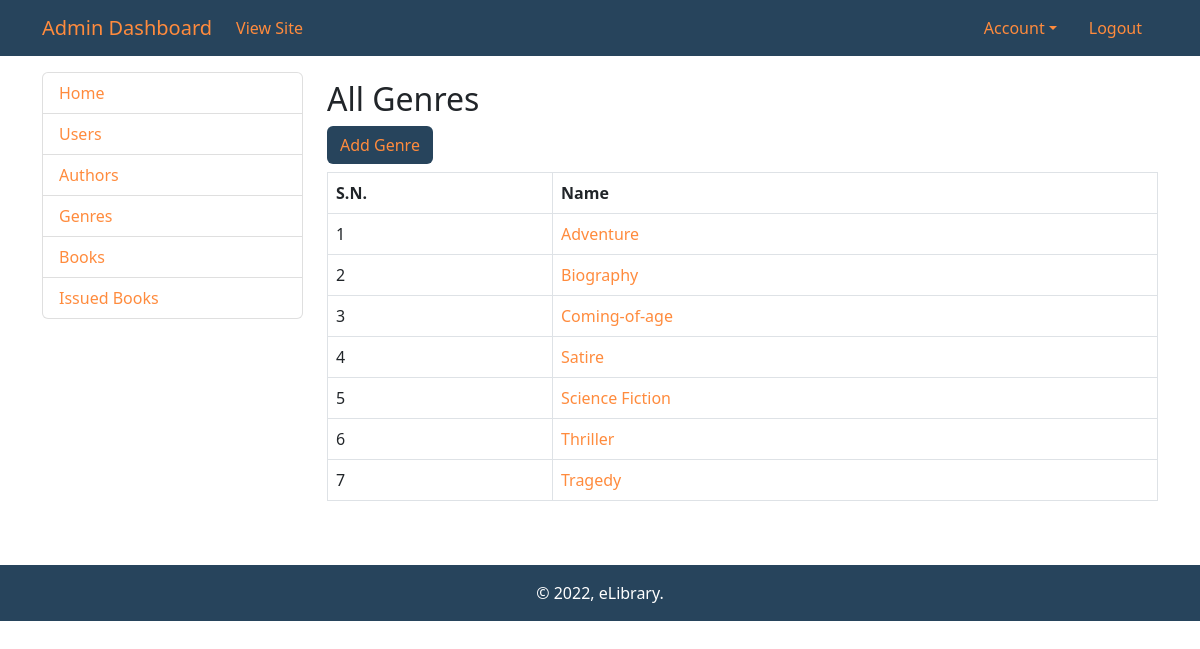
Page /admin/genres.php (signed in) on the committed database.
### tables this page shows
CREATE TABLE `category` (
  `id` int(11) NOT NULL,
  `name` varchar(100) NOT NULL
);

### admin/genres.php (the view, shortened to what this page needs)
<?php
include("includes/header.php");
include("includes/navbar.php");
include("includes/conn.php");
?>
<div class="container mt-3">
<div class="row">
<div class="col-3">
<?php include("includes/sidebar.php"); ?>
</div>
<div class="col-9">
	<div class="my-2 h2">
		All Genres
	</div>
    <div class="my-2">
        <a href="genre.php" class="btn custom-bg">Add Genre</a>
    </div>
	<table class="table table-bordered">
	<tr>
		<th>S.N.</th>
		<th>Name</th>
	</tr>
	<?php
		$query = "SELECT
        category.id AS cat_id,
		category.name AS cat_name
		FROM category;
		";
		$query_run = mysqli_query($conn, $query);
		$count = 1;
		while($row = mysqli_fetch_assoc($query_run)){
	?>
		<tr>
			<td><?php echo $count; ?></td>
			<td>
                <a href="genre.php?id=<?php echo $row['cat_id']; ?>">
                    <?php echo $row['cat_name']; ?>
                </a>
            </td>
		</tr>
	<?php
	$count += 1;
	}
	?>
</table>
</div>
</div>
</div>
<?php
include("includes/footer.php");
?>

### assets/css/main.css (style rules this page uses)
a { color: #FF8B3D !important; text-decoration: none !important; }
.custom-bg { background-color: #27445C !important; }

### rows in the picture
category: name "Adventure"
category: name "Biography"
category: name "Coming-of-age"
category: name "Satire"
category: name "Science Fiction"
category: name "Thriller"
category: name "Tragedy"
